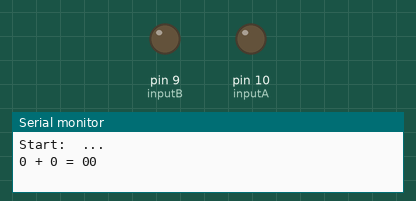
Bench run of a sketch on a simulated Arduino Uno, built with avr-gcc and run on an emulated ATmega328P. On the bench: output pins drawn as LEDs (lit = HIGH), the last lines printed to the serial monitor.

Above: at 1.2 s.
At 3.7 s:
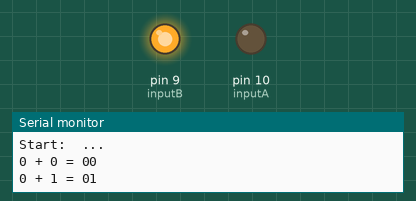
At 6.2 s:
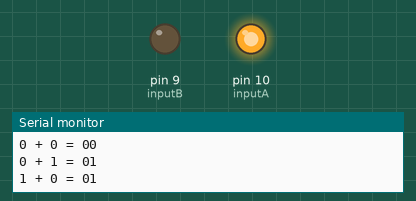
At 8.7 s:
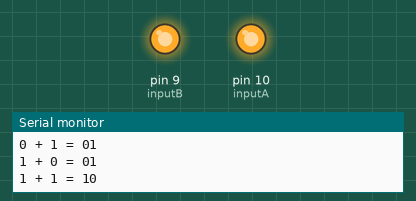
Timing chart, 0 to 13.0 s (numbered marks = the images above):
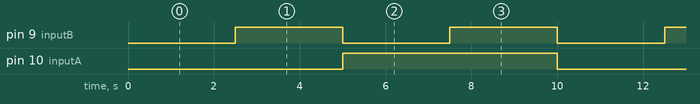

Measured:
- by itself, pin 9 (inputB): alternates HIGH for 2.5 s and LOW for 2.5 s
- by itself, pin 10 (inputA): alternates HIGH for 5.0 s and LOW for 5.0 s
- by itself, everything shown: repeats every 10.0 s, in 4 steps

The sketch:

1halfadder.ino
```cpp
/*
  Created by Cristiano S
  Created in May 2023

  Gives inputs to a 1/2 adder
*/

unsigned int inputA = 10;
unsigned int inputB = 9;

void setup()
{
  // Pin inputs
  pinMode(inputA, OUTPUT);
  pinMode(inputB, OUTPUT);
  // Serial monitor
  Serial.begin(9600); // Start the serial monitor at 9600 baud
  Serial.println("\nStart:  ...\n");
}

void loop()
{
  // Truth table row 1
  digitalWrite(inputA, LOW);
  digitalWrite(inputB, LOW);
  Serial.println("0 + 0 = 00"); // Print to serial monitor with new line
  delay(2500);                  // Wait for 2500 milliseconds or 2.5 seconds
  // Truth table row 2
  digitalWrite(inputA, LOW);
  digitalWrite(inputB, HIGH);
  Serial.println("0 + 1 = 01");
  delay(2500);
  // Truth table row 3
  digitalWrite(inputA, HIGH);
  digitalWrite(inputB, LOW);
  Serial.println("1 + 0 = 01");
  delay(2500);
  // Truth table row 4
  digitalWrite(inputA, HIGH);
  digitalWrite(inputB, HIGH);
  Serial.println("1 + 1 = 10");
  delay(2500);

  Serial.println("\nDone\n");
}
```
